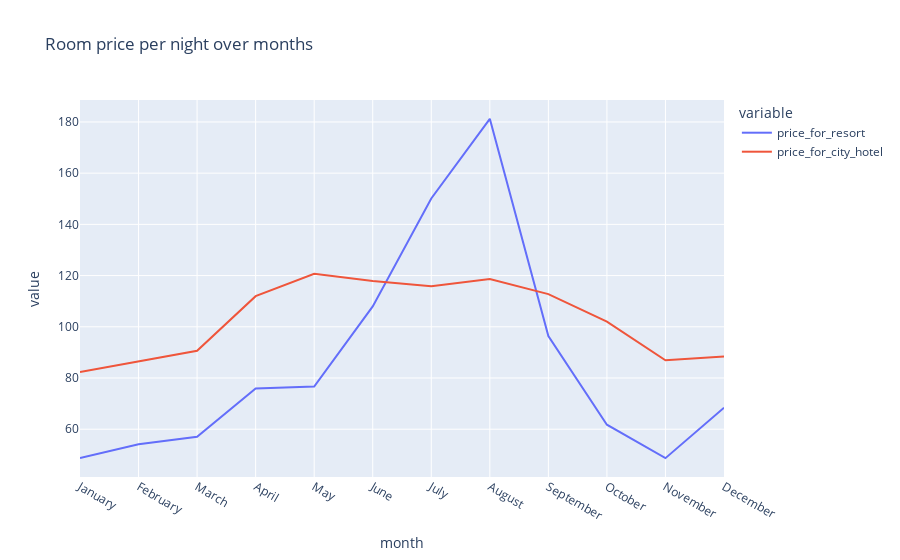

Source (notebook cell):
### Markdown cell above
# HOW PRICE VARY PER NIGHT

### Code cell
px.line(final2,
        x='month',
        y=['price_for_resort','price_for_city_hotel'],
        title='Room price per night over months')

### Figure 1 — Plotly figure (JSON) as saved in the notebook; plotly's stock layout.template omitted (floating-point values rounded to 4 significant figures)
{"data": [{"hovertemplate": "variable=price_for_resort<br>month=%{x}<br>value=%{y}<extra></extra>", "legendgroup": "price_for_resort", "line": {"color": "#636efa", "dash": "solid"}, "marker": {"symbol": "circle"}, "mode": "lines", "name": "price_for_resort", "orientation": "v", "showlegend": true, "type": "scatter", "x": ["January", "February", "March", "April", "May", "June", "July", "August", "September", "October", "November", "December"], "xaxis": "x", "y": [48.76, 54.15, 57.06, 75.87, 76.66, 108.0, 150.1, 181.2, 96.42, 61.78, 48.71, 68.41], "yaxis": "y"}, {"hovertemplate": "variable=price_for_city_hotel<br>month=%{x}<br>value=%{y}<extra></extra>", "legendgroup": "price_for_city_hotel", "line": {"color": "#EF553B", "dash": "solid"}, "marker": {"symbol": "circle"}, "mode": "lines", "name": "price_for_city_hotel", "orientation": "v", "showlegend": true, "type": "scatter", "x": ["January", "February", "March", "April", "May", "June", "July", "August", "September", "October", "November", "December"], "xaxis": "x", "y": [82.33, 86.52, 90.66, 112.0, 120.7, 117.9, 115.8, 118.7, 112.8, 102.0, 86.95, 88.4], "yaxis": "y"}], "layout": {"legend": {"title": {"text": "variable"}, "tracegroupgap": 0}, "title": {"text": "Room price per night over months"}, "xaxis": {"anchor": "y", "domain": [0, 1], "title": {"text": "month"}}, "yaxis": {"anchor": "x", "domain": [0, 1], "title": {"text": "value"}}}}
